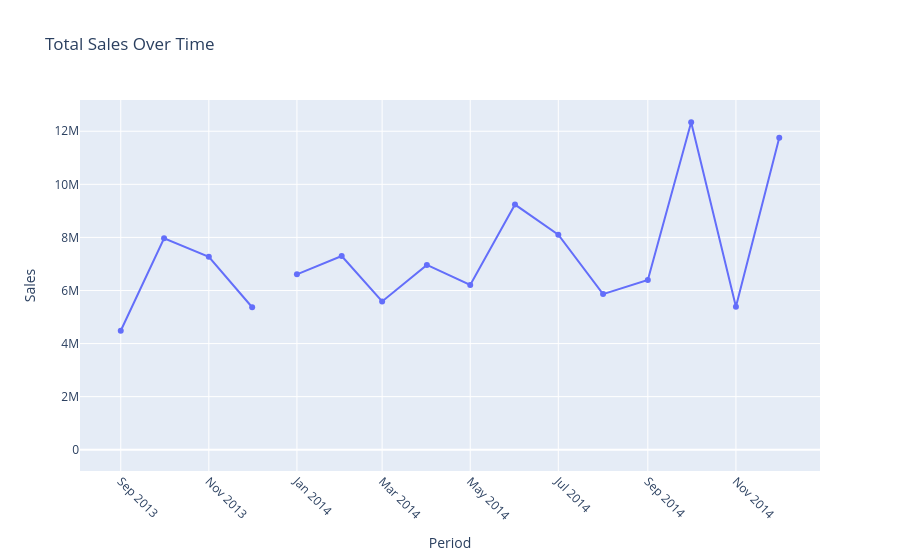

The notebook cell saved with this chart:
### Code cell
df_time = df.groupby(['Year', 'Month Number'])['Sales'].sum().reset_index()
df_time['Period'] = df_time['Year'].astype(str) + '-' + df_time['Month Number'].astype(str).str.zfill(2)
df_time = df_time.sort_values(['Year', 'Month Number'])

fig = px.line(
    df_time, x='Period', y='Sales',
    title='Total Sales Over Time',
    markers=True
)
fig.update_layout(xaxis_tickangle=45)
fig.show()

### Figure 1 — Plotly figure (JSON) as saved in the notebook; plotly's stock layout.template omitted (floating-point values rounded to 4 significant figures)
{"data": [{"hovertemplate": "Period=%{x}<br>Sales=%{y}<extra></extra>", "legendgroup": "", "line": {"color": "#636efa", "dash": "solid"}, "marker": {"symbol": "circle"}, "mode": "lines+markers", "name": "", "orientation": "v", "showlegend": false, "type": "scatter", "x": ["2013-09", "2013-10", "2013-11", "2013-12", "2013-20", "2014-01", "2014-02", "2014-03", "2014-04", "2014-05", "2014-06", "2014-07", "2014-08", "2014-09", "2014-10", "2014-11", "2014-12", "2014-20", "2014-24"], "xaxis": "x", "y": [4484000.0, 7968000.0, 7267000.0, 5368000.0, 1327000.0, 6608000.0, 7298000.0, 5587000.0, 6965000.0, 6210000.0, 9237000.0, 8103000.0, 5865000.0, 6399000.0, 12340000.0, 5384000.0, 11760000.0, 38570.0, 524900.0], "yaxis": "y"}], "layout": {"legend": {"tracegroupgap": 0}, "title": {"text": "Total Sales Over Time"}, "xaxis": {"anchor": "y", "domain": [0, 1], "tickangle": 45, "title": {"text": "Period"}}, "yaxis": {"anchor": "x", "domain": [0, 1], "title": {"text": "Sales"}}}}
